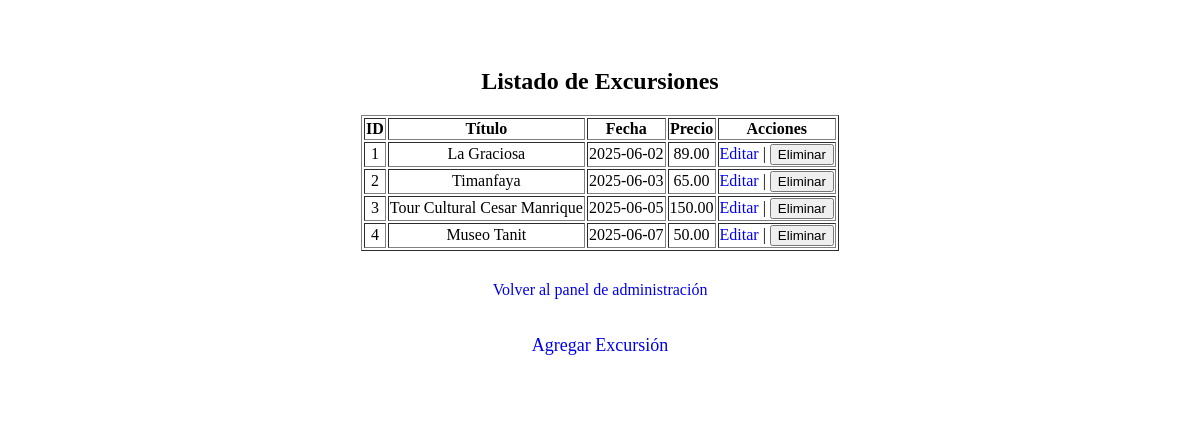
The page /proyecto_daw2/admin/ver_excursiones.php (signed in) on the database its author committed.
### tables this page shows
CREATE TABLE IF NOT EXISTS excursiones (
    id INT AUTO_INCREMENT PRIMARY KEY,
    titulo VARCHAR(150) NOT NULL,
    descripcion TEXT,
    fecha DATE NOT NULL,
    duracion_horas INT NOT NULL,
    precio DECIMAL(8,2) NOT NULL
   
);

### proyecto_daw2/admin/ver_excursiones.php (the view, shortened to what this page needs)
<!DOCTYPE html>
<html lang="en">
<head>
    <link rel="stylesheet"href="estilo.css">
</head>
<body>
    <div class="admin-panel">
        <?php
        include '../includes/db.php';
        $sql = "SELECT * FROM excursiones";
        $result = $conexion->query($sql);
        echo "<h2>Listado de Excursiones</h2>";
        echo "<table border='1'>";
        echo "<tr><th>ID</th><th>Título</th><th>Fecha</th><th>Precio</th><th>Acciones</th></tr>";
        while ($fila = $result->fetch_assoc()) {
            echo "<tr>";
            echo "<td>{$fila['id']}</td>";
            echo "<td>{$fila['titulo']}</td>";
            echo "<td>{$fila['fecha']}</td>";
            echo "<td>{$fila['precio']}</td>";
            echo "<td><a href='editar_excursiones.php?id={$fila['id']}'>Editar</a> |
                        <button onclick='eliminarExcursion({$fila['id']})'>Eliminar</button></td>";
            echo "</tr>";
        }
        echo "</table>";
        ?>
        <p class="volver"><a href="admin_panel.php">Volver al panel de administración</a></p>
        <p style="text-align: center; margin: 20px 0;">
        <a href="nueva_excursion.php" style="font-size: 18px">Agregar Excursión</a>
</p>
    </div>
</body>
</html>

### proyecto_daw2/admin/estilo.css (style rules this page uses)
a { text-decoration: none; }
.admin-panel { display: flex; flex-direction: column; align-items: center; text-align: center; padding: 40px 20px; background-color: white; }
.volver { margin-top: 30px; display: inline-block; color: #5a0c80; font-size: 16px; }

### rows shown on the page
excursiones: id "1", titulo "La Graciosa", fecha "2025-06-02", precio "89.00"
excursiones: id "2", titulo "Timanfaya", fecha "2025-06-03", precio "65.00"
excursiones: id "3", titulo "Tour Cultural Cesar Manrique", fecha "2025-06-05", precio "150.00"
excursiones: id "4", titulo "Museo Tanit", fecha "2025-06-07", precio "50.00"
